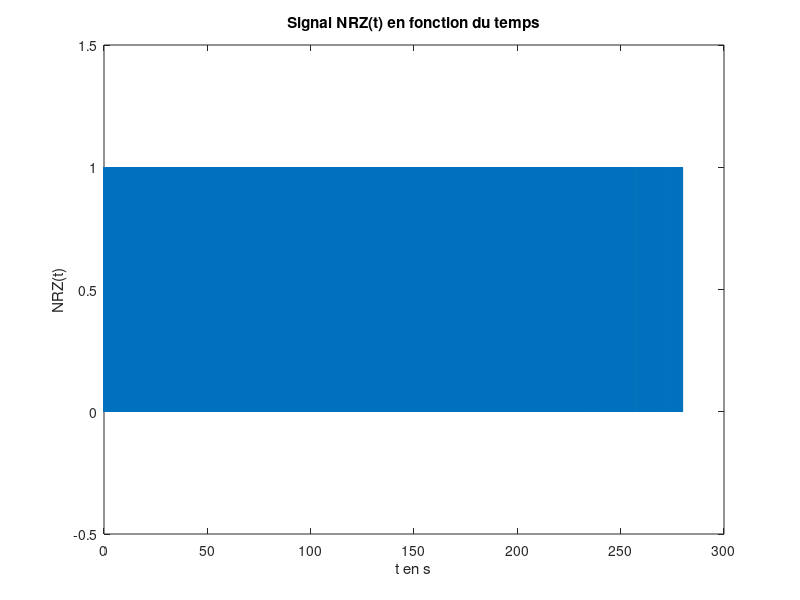

MATLAB code for this plot: (Note: this script raises an error after producing the figure.)
clear all
close all
clc
load DonneesBinome1;
% Paramètres
F0 = 6000; % Fréquence bits 0 en Hz
F1 = 2000; % Fréquence bits 1 en Hz
Fe = 48000; % Fréquence d'échantillonage en Hz
Te = 1/Fe; % Période d'échantillonage en secondes
Ts = 1/300; % s/bits, le débit souhaité max est de 300 bits/seconde

Ns = floor(Ts/Te); % échantillons/bits, on prend la partie entière, Ts = Ns*Te
Nb_bits = length(bits); % Nombre de bits du signal émis
%Nb_bits = 100;
Nb_echantillons = Nb_bits*Ns; % Nombre d'échantillons
Null = 2000;

%donnees = randi(0:1, Nb_bits, 1); % Génération de Nb_bits 0 ou 1 de manière aléatoire
donnees = bits;
NRZ = zeros(Nb_echantillons,1); % Initialisation du signal NRZ avec Nb_echantillons echantillons
T = ([0:Nb_echantillons-1]*Te)'; % Le signal est tracé de 0 à (Nb_echantillons-1)*Te secondes,
                                 % avec un pas de Te

                                 
%% 3.Modem de fréquence - Démodulation par filtrage
        

%3.1 Construction du signal modulé en fréquence

%3.1.1.1 Génération du signal NRZ 
for i = 1:Nb_bits
    NRZ((i-1)*Ns+1:i*Ns) = donnees(i); 
end;

%3.1.1.2 Tracé du signal NRZ(t) en fonction du temps
figure; % figure 1
plot(T,NRZ);
ylim([-0.5 1.5]);
xlabel('t en s');
ylabel('NRZ(t)');
title('Signal NRZ(t) en fonction du temps');

%3.1.1.3 Tracé de la DSP de NRZ théorique et expérimentale
[DSP_NRZ_Th,f] = DSP_rectangulaire(Nb_echantillons,Fe,NRZ,0);
DSP_NRZ_Exp = (Ts*sinc(pi*f*Ts).^2 + dirac(f))/4;

figure; % figure 2
subplot(211);
semilogy(f,DSP_NRZ_Th);
ylim([1e-02 100]);
xlim([-2000 2000]);
xlabel('f en Hz');
ylabel('DSP NRZ Th(f)');
title('DSP théorique de NRZ en fonction de f');

subplot(212);
semilogy(f,DSP_NRZ_Exp);
ylim([1e-6 1e-2]);
xlim([-2000 2000]);
xlabel('f en Hz');
ylabel('DSP NRZ Exp(f)');
title('DSP expérimentale de NRZ en fonction de f');
% pwelch à tester plus tard

%3.1.2.1 Génération du signal x(t) modulé en fréquence
phi0 = rand*2*pi;
phi1 = rand*2*pi;
Cos0 = cos(2*pi*F0*T + phi0);
Cos1 = cos(2*pi*F1*T + phi1);
%Un = eye(size(NRZ));
x_module = (1 - NRZ).*Cos0 + NRZ.*Cos1;

%3.1.2.2 Tracé du signal x(t) en fonction du temps
figure; % figure 3
plot(T,x_module);
ylim([-1.5 1.5]);
xlim([0.05 0.08]);
xlabel('t en s');
ylabel('x(t)');
title('Signal x(t) en fonction de t');

%3.1.2.3 Calcul de la DSP de x(t) en fonction de la DSP de NRZ
% DSP_NRZ_plus_F1 = DSP_rectangulaire(Nb_echantillons,Fe,NRZ,F1);
% DSP_NRZ_plus_F0 = DSP_rectangulaire(Nb_echantillons,Fe,NRZ,F0);
% DSP_NRZ_moins_F1 = DSP_rectangulaire(Nb_echantillons,Fe,NRZ,-F1);
% DSP_NRZ_moins_F0 = DSP_rectangulaire(Nb_echantillons,Fe,NRZ,-F0);
% DSP_X_Exp = (dirac(f-F1) + dirac(f+F1) - dirac(f-F0) - dirac(f-F1))*DSP_NRZ_Exp/4;

%3.1.2.4 Tracé de la DSP de x(t) théorique et expérimentale
DSP_X_Th = DSP_rectangulaire(Nb_echantillons,Fe,x_module,0);

figure; % figure 4
subplot(211);
semilogy(f,DSP_X_Th);
ylim([1e-05 100]);
xlim([-7000 7000]);
xlabel('f en Hz');
ylabel('DSP X Th(f)');
title('DSP X théorique en fonction de f');

subplot(212);
%ylim([1e-04 10]);
%xlim([-6000 6000]);
% semilogy(f,DSP_X_Exp);
% xlabel('f en Hz');
% ylabel('DSP X Exp(f)');
% title('DSP X expérimental en fonction de f');



%3.2 Canal de transmission à bruit additif, blanc et Gaussien
Px = mean(abs(x_module).^2);
SNR = 10;
sigma = sqrt(Px*10^(-SNR/10));
bruit = sigma*randn(1,Nb_echantillons);

figure; % figure 5 
plot(T,bruit);
ylim([-1.5 1.5]);
xlabel('Temps (secondes)');
ylabel('bruit');
title('Tracé du bruit en fonction du temps');

x_bruite = x_module + transpose(bruit);
figure; % figure 6 
subplot(211);
plot(T,x_module);
ylim([-1.5 1.5]);
xlim([0.05 0.06]);
xlabel('t en s');
ylabel('x(t) sans bruit');
title('Signal x(t) avant ajout du bruit en fonction du temps pour SNR = 10');

subplot(212);
plot(T,x_bruite);
ylim([-1.5 1.5]);
xlim([0.05 0.06]);
xlabel('Temps (secondes)');
ylabel('x bruite');
title('Tracé du signal x bruite en fonction du temps pour SNR = 10');

DSP_X_bruite = DSP_rectangulaire(Nb_echantillons,Fe,x_bruite,0);
figure; % figure 6 bis
semilogy(f,DSP_X_Th);
ylim([1e-01 50]);
xlim([-7000 7000]);
xlabel('f en Hz');
ylabel('DSP X bruite(f)');
title('DSP X bruite en fonction de f');

%3.3 Démodulation par filtrage

%3.3.1 Filtre passe-bas
ordre = 60;
fc = 4000; %Hz
fnorm = fc/Fe;
Tfiltre = (-ordre*Te:Te:ordre*Te);
Ffiltre = (-(2*ordre+1)/2:(2*ordre+1)/2-1)*(Fe/(2*ordre+1));
h_passe_bas = (2*fnorm)*sinc(2*fc*Tfiltre);
y_passe_bas = filter(h_passe_bas,(1),x_bruite);
H_passe_bas = abs(fftshift(fft(h_passe_bas)));

%3.3.2 Filtre passe-haut
H_passe_haut = 1 - H_passe_bas;
h_passe_haut = - h_passe_bas;
h_passe_haut(ordre+1) = h_passe_haut(ordre+1) + 1;
y_passe_haut = filter(h_passe_haut,(1),x_bruite);

%3.3.3 Filtrage ok + manque prise en compte du retard

%3.3.4.1 Tracés réponse impulsionnelle et réponse en fréquence des filtres
figure; % figure 7 
subplot(211);
plot(Tfiltre,h_passe_bas);
title('Réponse impulsionnelle du filtre passe bas');
%ylim([-1.5 1.5]);
xlim([-0.001 0.001]);

subplot(212);
plot(Ffiltre,H_passe_bas);
title('Reponse fréquentielle du filtre passe bas');
%ylim([-1.5 1.5]);
xlim([-9000 9000]);

%3.3.4.2 Tracés DSP de x(t) et réponse fréquentielle du filtre
figure; % figure 8 - DSP x(t) et y(t) passe bas
semilogy(f,DSP_X_Th);
ylim([1e-2 30]);
xlim([-8000 8000]);
xlabel('f en Hz');
ylabel('DSP X Th(f)');
title('DSP X théorique en fonction de f');

hold on;
semilogy(Ffiltre,H_passe_bas);
ylim([1e-02 30]);
xlim([-9000 9000]);

figure; % figure 8 bis - DSP x(t) et y(t) passe haut
semilogy(f,DSP_X_Th);
ylim([1e-2 30]);
xlim([-8000 8000]);
xlabel('f en Hz');
ylabel('DSP X Th(f)');
title('DSP X théorique en fonction de f');

hold on;
semilogy(Ffiltre,H_passe_haut);
ylim([1e-02 30]);
xlim([-9000 9000]);

%3.3.4.3 
figure; % figure 9 - y(t) et DSP_y(t) passe bas
subplot(211);
plot(T,y_passe_bas);
ylim([-1.5 1.5]);
xlim([0.1 0.15]);
xlabel('t en secondes');
ylabel('y(t) signal filtré');
title('Signal y(t) filtré en fonction du temps');

DSP_Y_passe_bas = DSP_rectangulaire(Nb_echantillons,Fe,y_passe_bas,0);
subplot(212);
semilogy(f,DSP_Y_passe_bas);
ylim([1e-2 100]);
xlim([-8000 8000]);
xlabel('f en Hz');
ylabel('DSP Y (f)');
title('DSP Y en fonction de f');

figure; % figure 9 bis - y(t) et DSP_y(t) passe haut
subplot(211);
plot(T,y_passe_haut);
ylim([-1.5 1.5]);
xlim([0.1 0.15]);
xlabel('t en secondes');
ylabel('y(t) signal filtré');
title('Signal y(t) filtré en fonction du temps');

DSP_Y_passe_haut = DSP_rectangulaire(Nb_echantillons,Fe,y_passe_haut,0);
subplot(212);
semilogy(f,DSP_Y_passe_haut);
ylim([1e-2 100]);
xlim([-8000 8000]);
xlabel('f en Hz');
ylabel('DSP Y (f)');
title('DSP Y en fonction de f');


%3.3.5 Détection d'énergie

K = 0.27*Ns;

detect_passe_bas = zeros(Nb_bits,1);
detect_passe_haut = ones(Nb_bits,1);
% On parcourt tous les bits
for i = 1:Nb_bits
    xi_bas = 0;
    xi_haut = 0;
    for j = 1:Ns
        % On calcul la somme des carrés
        xi_bas = xi_bas + y_passe_bas((i-1)*Ns + j)^2;
        xi_haut = xi_haut + y_passe_haut((i-1)*Ns + j)^2;
    end
    % On compare avec le seuil K
    if xi_bas > K
        detect_passe_bas(i) = 1;
    end
    if xi_haut > K
        detect_passe_haut(i) = 0;
    end
end

% Calcul de l'erreur
erreur_passe_bas = sum((transpose(donnees) - detect_passe_bas)).^2;
erreur_passe_haut = sum((transpose(donnees) - detect_passe_haut)).^2;
erreur = mean(erreur_passe_bas, erreur_passe_haut)

% Reconstitution image

suite_binaire_reconstruite = detect_passe_bas;

pcode reconstitution_image;
reconstitution_image(suite_binaire_reconstruite) ;
which reconstitution_image;
